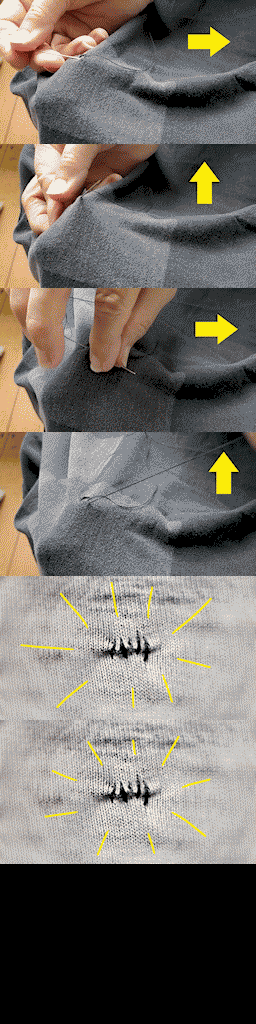

A level layout from a 2D game, rendered from its tile map. Below: a short description, then the map file with tile-grid data replaced by summaries:
An orthogonal 16x64 tile map with 16x16 px tiles, 3 tile layers (map, objects, foreground), 3 tilesets.

<map version="1.2" tiledversion="1.3.2" orientation="orthogonal" renderorder="right-down" width="16" height="64" tilewidth="16" tileheight="16" hexsidelength="0" infinite="0" nextlayerid="6" nextobjectid="1" compressionlevel="0">
  <properties>
    <property name="override_palette" type="file" value="lvl_sew2.tileset.png" />
  </properties>
  <tileset firstgid="1" source="..\Actors.tsx" />
  <tileset firstgid="257" source="..\Blocks.tsx" />
  <tileset firstgid="513" source="lvl_sew2.tileset.tsx" />
  <layer id="1" name="map" width="16" height="64">
    <data>[1024 cells, 864 non-empty, 857 distinct tile ids]</data>
  </layer>
  <layer id="2" name="objects" width="16" height="64">
    <data>[1024 cells, 0 non-empty, 0 distinct tile ids]</data>
  </layer>
  <layer id="3" name="foreground" width="16" height="64">
    <data>[1024 cells, 0 non-empty, 0 distinct tile ids]</data>
  </layer>
  <objectgroup id="5" name="events" />
</map>
